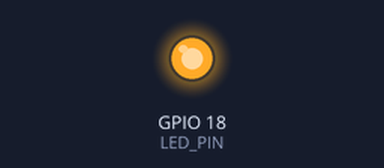
The program below on a simulated Raspberry Pi (BCM pin numbers). Parts: output pins drawn as LEDs (lit = HIGH). At 3.0 s the program stops and its outputs stay as they are.

Above: at 0.1 s.
At 3.1 s:
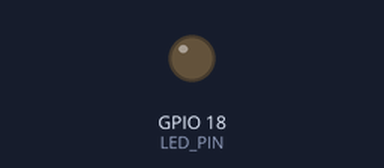
Timing chart, 0 to 4.5 s (numbered marks = the images above):
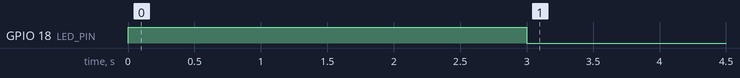

The program:

led.py
```python
import RPi.GPIO as GPIO
import time

LED_PIN = 18
GPIO.setmode(GPIO.BCM)
GPIO.setup(LED_PIN, GPIO.OUT)

GPIO.output(LED_PIN, GPIO.HIGH)
time.sleep(3)
GPIO.output(LED_PIN, GPIO.LOW)

GPIO.cleanup()
```

Measured:
- by itself, GPIO 18 (LED_PIN): LOW → HIGH at 0.00 s, → LOW 3.0 s later
